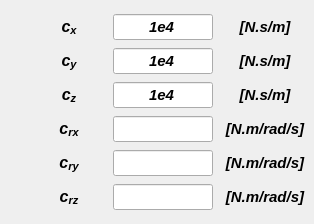
        <widget class="QWidget" name="tab_damper">
         <attribute name="title">
          <string>Damper</string>
         </attribute>
         <widget class="QWidget" name="gridLayoutWidget_8">
          <property name="geometry">
           <rect>
            <x>38</x>
            <y>10</y>
            <width>267</width>
            <height>205</height>
           </rect>
          </property>
          <layout class="QGridLayout" name="gridLayout_8">
           <property name="leftMargin">
            <number>0</number>
           </property>
           <property name="topMargin">
            <number>3</number>
           </property>
           <property name="bottomMargin">
            <number>0</number>
           </property>
           <property name="horizontalSpacing">
            <number>12</number>
           </property>
           <property name="verticalSpacing">
            <number>7</number>
           </property>
           <item row="4" column="0" alignment="Qt::AlignHCenter">
            <widget class="QLabel" name="label_103">
             <property name="enabled">
              <bool>true</bool>
             </property>
             <property name="minimumSize">
              <size>
               <width>40</width>
               <height>21</height>
              </size>
             </property>
             <property name="maximumSize">
              <size>
               <width>40</width>
               <height>21</height>
              </size>
             </property>
             <property name="font">
              <font>
               <family>Arial</family>
               <pointsize>12</pointsize>
               <weight>75</weight>
               <italic>true</italic>
               <bold>true</bold>
              </font>
             </property>
             <property name="text">
              <string>&lt;html&gt;&lt;head/&gt;&lt;body&gt;&lt;p align=&quot;center&quot;&gt;c&lt;span style=&quot; vertical-align:sub;&quot;&gt;ry&lt;/span&gt;&lt;/p&gt;&lt;/body&gt;&lt;/html&gt;</string>
             </property>
             <property name="alignment">
              <set>Qt::AlignCenter</set>
             </property>
            </widget>
           </item>
           <item row="5" column="2">
            <widget class="QLabel" name="label_93">
             <property name="minimumSize">
              <size>
               <width>80</width>
               <height>0</height>
              </size>
             </property>
             <property name="maximumSize">
              <size>
               <width>80</width>
               <height>16777215</height>
              </size>
             </property>
             <property name="font">
              <font>
               <family>Arial</family>
               <pointsize>11</pointsize>
               <weight>75</weight>
               <italic>true</italic>
               <bold>true</bold>
              </font>
             </property>
             <property name="text">
              <string>[N.m/rad/s]</string>
             </property>
             <property name="alignment">
              <set>Qt::AlignCenter</set>
             </property>
            </widget>
           </item>
           <item row="5" column="0" alignment="Qt::AlignHCenter">
            <widget class="QLabel" name="label_107">
             <property name="enabled">
              <bool>true</bool>
             </property>
             <property name="minimumSize">
              <size>
               <width>40</width>
               <height>21</height>
              </size>
             </property>
             <property name="maximumSize">
              <size>
               <width>40</width>
               <height>21</height>
              </size>
             </property>
             <property name="font">
              <font>
               <family>Arial</family>
               <pointsize>12</pointsize>
               <weight>75</weight>
               <italic>true</italic>
               <bold>true</bold>
              </font>
             </property>
             <property name="text">
              <string>&lt;html&gt;&lt;head/&gt;&lt;body&gt;&lt;p align=&quot;center&quot;&gt;c&lt;span style=&quot; vertical-align:sub;&quot;&gt;rz&lt;/span&gt;&lt;/p&gt;&lt;/body&gt;&lt;/html&gt;</string>
             </property>
             <property name="alignment">
              <set>Qt::AlignCenter</set>
             </property>
            </widget>
           </item>
           <item row="3" column="2">
            <widget class="QLabel" name="label_88">
             <property name="minimumSize">
              <size>
               <width>80</width>
               <height>0</height>
              </size>
             </property>
             <property name="maximumSize">
              <size>
               <width>80</width>
               <height>16777215</height>
              </size>
             </property>
             <property name="font">
              <font>
               <family>Arial</family>
               <pointsize>11</pointsize>
               <weight>75</weight>
               <italic>true</italic>
               <bold>true</bold>
              </font>
             </property>
             <property name="text">
              <string>[N.m/rad/s]</string>
             </property>
             <property name="alignment">
              <set>Qt::AlignCenter</set>
             </property>
            </widget>
           </item>
           <item row="0" column="1">
            <widget class="QLineEdit" name="lineEdit_Cx">
             <property name="enabled">
              <bool>true</bool>
             </property>
             <property name="minimumSize">
              <size>
               <width>100</width>
               <height>26</height>
              </size>
             </property>
             <property name="maximumSize">
              <size>
               <width>100</width>
               <height>26</height>
              </size>
             </property>
             <property name="font">
              <font>
               <family>Arial</family>
               <pointsize>11</pointsize>
               <weight>75</weight>
               <italic>true</italic>
               <bold>true</bold>
              </font>
             </property>
             <property name="text">
              <string>1e4</string>
             </property>
             <property name="alignment">
              <set>Qt::AlignCenter</set>
             </property>
            </widget>
           </item>
           <item row="2" column="1">
            <widget class="QLineEdit" name="lineEdit_Cz">
             <property name="enabled">
              <bool>true</bool>
             </property>
             <property name="minimumSize">
              <size>
               <width>100</width>
               <height>26</height>
              </size>
             </property>
             <property name="maximumSize">
              <size>
               <width>100</width>
               <height>26</height>
              </size>
             </property>
             <property name="font">
              <font>
               <family>Arial</family>
               <pointsize>11</pointsize>
               <weight>75</weight>
               <italic>true</italic>
               <bold>true</bold>
              </font>
             </property>
             <property name="text">
              <string>1e4</string>
             </property>
             <property name="alignment">
              <set>Qt::AlignCenter</set>
             </property>
            </widget>
           </item>
           <item row="3" column="1">
            <widget class="QLineEdit" name="lineEdit_Crx">
             <property name="enabled">
              <bool>true</bool>
             </property>
             <property name="minimumSize">
              <size>
               <width>100</width>
               <height>26</height>
              </size>
             </property>
             <property name="maximumSize">
              <size>
               <width>100</width>
               <height>26</height>
              </size>
             </property>
             <property name="font">
              <font>
               <family>Arial</family>
               <pointsize>11</pointsize>
               <weight>75</weight>
               <italic>true</italic>
               <bold>true</bold>
              </font>
             </property>
             <property name="alignment">
              <set>Qt::AlignCenter</set>
             </property>
            </widget>
           </item>
           <item row="3" column="0" alignment="Qt::AlignHCenter">
            <widget class="QLabel" name="label_108">
             <property name="enabled">
              <bool>true</bool>
             </property>
             <property name="minimumSize">
              <size>
               <width>40</width>
               <height>21</height>
              </size>
             </property>
             <property name="maximumSize">
              <size>
               <width>40</width>
               <height>21</height>
              </size>
             </property>
             <property name="font">
              <font>
               <family>Arial</family>
               <pointsize>12</pointsize>
               <weight>75</weight>
               <italic>true</italic>
               <bold>true</bold>
              </font>
             </property>
             <property name="text">
              <string>&lt;html&gt;&lt;head/&gt;&lt;body&gt;&lt;p align=&quot;center&quot;&gt;c&lt;span style=&quot; vertical-align:sub;&quot;&gt;rx&lt;/span&gt;&lt;/p&gt;&lt;/body&gt;&lt;/html&gt;</string>
             </property>
             <property name="alignment">
              <set>Qt::AlignCenter</set>
             </property>
            </widget>
           </item>
           <item row="0" column="0" alignment="Qt::AlignHCenter">
            <widget class="QLabel" name="label_109">
             <property name="enabled">
              <bool>true</bool>
             </property>
             <property name="minimumSize">
              <size>
               <width>40</width>
               <height>21</height>
              </size>
             </property>
             <property name="maximumSize">
              <size>
               <width>40</width>
               <height>21</height>
              </size>
             </property>
             <property name="font">
              <font>
               <family>Arial</family>
               <pointsize>12</pointsize>
               <weight>75</weight>
               <italic>true</italic>
               <bold>true</bold>
              </font>
             </property>
             <property name="mouseTracking">
              <bool>true</bool>
             </property>
             <property name="text">
              <string>&lt;html&gt;&lt;head/&gt;&lt;body&gt;&lt;p align=&quot;center&quot;&gt;c&lt;span style=&quot; vertical-align:sub;&quot;&gt;x&lt;/span&gt;&lt;/p&gt;&lt;/body&gt;&lt;/html&gt;</string>
             </property>
             <property name="alignment">
              <set>Qt::AlignCenter</set>
             </property>
            </widget>
           </item>
           <item row="1" column="0" alignment="Qt::AlignHCenter">
            <widget class="QLabel" name="label_65">
             <property name="enabled">
              <bool>true</bool>
             </property>
             <property name="minimumSize">
              <size>
               <width>40</width>
               <height>21</height>
              </size>
             </property>
             <property name="maximumSize">
              <size>
               <width>40</width>
               <height>21</height>
              </size>
             </property>
             <property name="font">
              <font>
               <family>Arial</family>
               <pointsize>12</pointsize>
               <weight>75</weight>
               <italic>true</italic>
               <bold>true</bold>
              </font>
             </property>
             <property name="mouseTracking">
              <bool>true</bool>
             </property>
             <property name="text">
              <string>&lt;html&gt;&lt;head/&gt;&lt;body&gt;&lt;p align=&quot;center&quot;&gt;c&lt;span style=&quot; vertical-align:sub;&quot;&gt;y&lt;/span&gt;&lt;/p&gt;&lt;/body&gt;&lt;/html&gt;</string>
             </property>
             <property name="alignment">
              <set>Qt::AlignCenter</set>
             </property>
            </widget>
           </item>
           <item row="5" column="1">
            <widget class="QLineEdit" name="lineEdit_Crz">
             <property name="enabled">
              <bool>true</bool>
             </property>
             <property name="minimumSize">
              <size>
               <width>100</width>
               <height>26</height>
              </size>
             </property>
             <property name="maximumSize">
              <size>
               <width>100</width>
               <height>26</height>
              </size>
             </property>
             <property name="font">
              <font>
               <family>Arial</family>
               <pointsize>11</pointsize>
               <weight>75</weight>
               <italic>true</italic>
               <bold>true</bold>
              </font>
             </property>
             <property name="alignment">
              <set>Qt::AlignCenter</set>
             </property>
            </widget>
           </item>
           <item row="2" column="0" alignment="Qt::AlignHCenter">
            <widget class="QLabel" name="label_82">
             <property name="enabled">
              <bool>true</bool>
             </property>
             <property name="minimumSize">
              <size>
               <width>40</width>
               <height>21</height>
              </size>
             </property>
             <property name="maximumSize">
              <size>
               <width>40</width>
               <height>21</height>
              </size>
             </property>
             <property name="font">
              <font>
               <family>Arial</family>
               <pointsize>12</pointsize>
               <weight>75</weight>
               <italic>true</italic>
               <bold>true</bold>
              </font>
             </property>
             <property name="mouseTracking">
              <bool>true</bool>
             </property>
             <property name="text">
              <string>&lt;html&gt;&lt;head/&gt;&lt;body&gt;&lt;p align=&quot;center&quot;&gt;c&lt;span style=&quot; vertical-align:sub;&quot;&gt;z&lt;/span&gt;&lt;/p&gt;&lt;/body&gt;&lt;/html&gt;</string>
             </property>
             <property name="alignment">
              <set>Qt::AlignCenter</set>
             </property>
            </widget>
           </item>
           <item row="4" column="1">
            <widget class="QLineEdit" name="lineEdit_Cry">
             <property name="enabled">
              <bool>true</bool>
             </property>
             <property name="minimumSize">
              <size>
               <width>100</width>
               <height>26</height>
              </size>
             </property>
             <property name="maximumSize">
              <size>
               <width>100</width>
               <height>26</height>
              </size>
             </property>
             <property name="font">
              <font>
               <family>Arial</family>
               <pointsize>11</pointsize>
               <weight>75</weight>
               <italic>true</italic>
               <bold>true</bold>
              </font>
             </property>
             <property name="alignment">
              <set>Qt::AlignCenter</set>
             </property>
            </widget>
           </item>
           <item row="1" column="1">
            <widget class="QLineEdit" name="lineEdit_Cy">
             <property name="enabled">
              <bool>true</bool>
             </property>
             <property name="minimumSize">
              <size>
               <width>100</width>
               <height>26</height>
              </size>
             </property>
             <property name="maximumSize">
              <size>
               <width>100</width>
               <height>26</height>
              </size>
             </property>
             <property name="font">
              <font>
               <family>Arial</family>
               <pointsize>11</pointsize>
               <weight>75</weight>
               <italic>true</italic>
               <bold>true</bold>
              </font>
             </property>
             <property name="text">
              <string>1e4</string>
             </property>
             <property name="alignment">
              <set>Qt::AlignCenter</set>
             </property>
            </widget>
           </item>
           <item row="0" column="2">
            <widget class="QLabel" name="label_18">
             <property name="minimumSize">
              <size>
               <width>80</width>
               <height>0</height>
              </size>
             </property>
             <property name="maximumSize">
              <size>
               <width>80</width>
               <height>16777215</height>
              </size>
             </property>
             <property name="font">
              <font>
               <family>Arial</family>
               <pointsize>11</pointsize>
               <weight>75</weight>
               <italic>true</italic>
               <bold>true</bold>
              </font>
             </property>
             <property name="text">
              <string>[N.s/m]</string>
             </property>
             <property name="alignment">
              <set>Qt::AlignCenter</set>
             </property>
            </widget>
           </item>
           <item row="1" column="2">
            <widget class="QLabel" name="label_20">
             <property name="minimumSize">
              <size>
               <width>80</width>
               <height>0</height>
              </size>
             </property>
             <property name="maximumSize">
              <size>
               <width>80</width>
               <height>16777215</height>
              </size>
             </property>
             <property name="font">
              <font>
               <family>Arial</family>
               <pointsize>11</pointsize>
               <weight>75</weight>
               <italic>true</italic>
               <bold>true</bold>
              </font>
             </property>
             <property name="text">
              <string>[N.s/m]</string>
             </property>
             <property name="alignment">
              <set>Qt::AlignCenter</set>
             </property>
            </widget>
           </item>
           <item row="2" column="2">
            <widget class="QLabel" name="label_21">
             <property name="minimumSize">
              <size>
               <width>80</width>
               <height>0</height>
              </size>
             </property>
             <property name="maximumSize">
              <size>
               <width>80</width>
               <height>16777215</height>
              </size>
             </property>
             <property name="font">
              <font>
               <family>Arial</family>
               <pointsize>11</pointsize>
               <weight>75</weight>
               <italic>true</italic>
               <bold>true</bold>
              </font>
             </property>
             <property name="text">
              <string>[N.s/m]</string>
             </property>
             <property name="alignment">
              <set>Qt::AlignCenter</set>
             </property>
            </widget>
           </item>
           <item row="4" column="2">
            <widget class="QLabel" name="label_110">
             <property name="minimumSize">
              <size>
               <width>80</width>
               <height>0</height>
              </size>
             </property>
             <property name="maximumSize">
              <size>
               <width>80</width>
               <height>16777215</height>
              </size>
             </property>
             <property name="font">
              <font>
               <family>Arial</family>
               <pointsize>11</pointsize>
               <weight>75</weight>
               <italic>true</italic>
               <bold>true</bold>
              </font>
             </property>
             <property name="text">
              <string>[N.m/rad/s]</string>
             </property>
             <property name="alignment">
              <set>Qt::AlignCenter</set>
             </property>
            </widget>
           </item>
          </layout>
         </widget>
        </widget>
